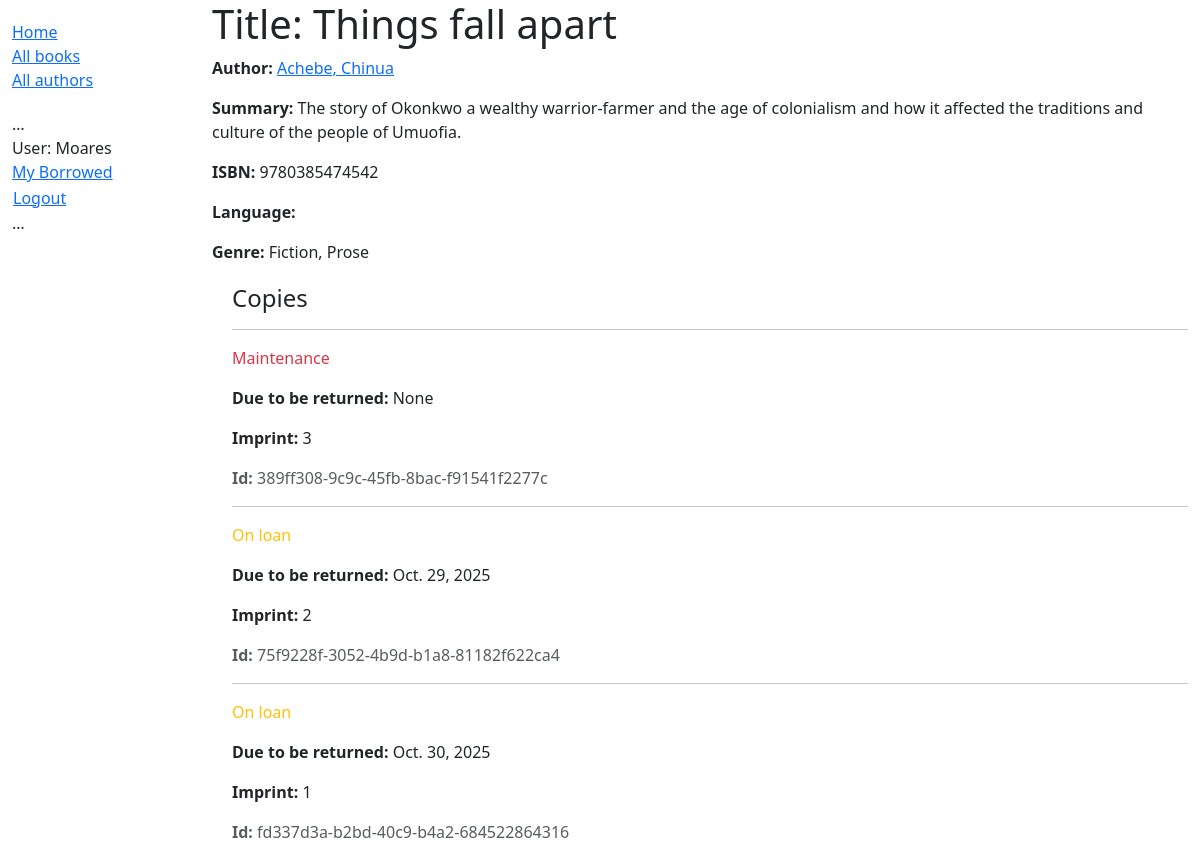
The page /catalog/book/1 (signed in) on the database its author committed.
### catalog/models.py (models this page shows, shortened)
class Book(models.Model):  # all models must inherit from models.Model
    title = models.CharField(max_length=200)
    author = models.ForeignKey('Author', on_delete=models.RESTRICT, null=True)
    summary = models.TextField(max_length=1000, help_text="Enter a brief description of book")
    isbn = models.CharField('ISBN', max_length=13, unique=True,
                            help_text='13 Character <a href="https://www.isbn-international.org/content/what-isbn'
                                      '">ISBN number</a>')
    genre = models.ManyToManyField(Genre, help_text="Select a genre for this book")
    def display_genre(self):
        """Create a string for the Genre. This is required to display genre in Admin."""
        return ', '.join(genre.name for genre in self.genre.all()[:3])
    display_genre.short_description = 'Genre'

class Author(models.Model):
    first_name = models.CharField(max_length=100)
    last_name = models.CharField(max_length=100)
    date_of_birth = models.DateField(null=True, blank=True)
    date_of_death = models.DateField('Died', null=True, blank=True)
    class Meta:
        ordering = ['last_name', 'first_name']
    def __str__(self):
        return f'{self.last_name}, {self.first_name}'
    def display_genre(self):
        """Create a string for the Genre. This is required to display
        genre in Admin"""
        return ', '.join(genre.name for genre in self.genre.all()[:3])
    display_genre.short_description = 'Genre'

class Genre(models.Model):    # all models must inherit from models.Model
    name = models.CharField(
        max_length=200,
        unique=True,
        help_text="Enter a book genre (e.g. Science, Fiction, French Poetry etc)"
    )
    def __str__(self):
        return self.name
    class Meta:
        constraints = [UniqueConstraint(Lower('name'),
                           name='genre_name_case_insensitive_unique',
                           violation_error_message= "Genre already exists (case insensitive match)"
                                        ),
                                        ]

class BookInstance(models.Model):  # all models inherit from models.Model
    id = models.UUIDField(primary_key=True, default=uuid.uuid4, help_text="Unique ID for this /" \
    "particular book across the whole library")
    book = models.ForeignKey('Book', on_delete=models.RESTRICT, null=True)
    imprint = models.CharField(max_length=200)
    due_back = models.DateField(null=True, blank=True)
    borrower = models.ForeignKey(User, on_delete=models.SET_NULL, null=True, blank=True)
    LOAN_STATUS = (
        ('m', 'Maintenance'),
        ('o', 'On loan'),
        ('a', 'Available'),
        ('r', 'Reserved')
    )
    status = models.CharField(
        max_length=1,
        choices=LOAN_STATUS,
        blank=True,
        default='m',
        help_text='Book availability'
    )
    class Meta:
        ordering = ['due_back']
        permissions = (("can_mark_returned", "Set book as returned"),)

### catalog/views.py (the view)
# urls.py: path('book/<int:pk>', views.BookDetailView.as_view(), name='book-detail'),
class BookDetailView(generic.DetailView):
    model = Book
    paginate_by = 10    # Django has inbuilt support for pagination, in the generic class-based list view

### catalog/templates/catalog/book_detail.html
{% extends "base_generic.html" %}
{% block content %}
    <h1>Title: {{ book.title }}</h1>
    <p><strong>Author:</strong> <a href="">{{ book.author}}</a></p>
    <p><strong>Summary:</strong> {{ book.summary }}</p>
    <p><strong>ISBN:</strong> {{ book.isbn }}</p>
    <p><strong>Language:</strong> {{ book.language }}</p>
    <p><strong>Genre:</strong> {{ book.genre.all|join:", " }}</p>
    <div style="margin-left:20px;margin-top:20px">
        <h4>Copies</h4>
        {% for copy in book.bookinstance_set.all %}
        <hr />
        <p
        class="{% if copy.status == 'a' %}text-success{% elif copy.status == 'm' %}
        text-danger{% else %}text-warning{% endif %}">
        {{ copy.get_status_display }}
        </p>
        {% if copy.status != 'a' %}
        <p><strong>Due to be returned:</strong> {{ copy.due_back }}</p>
        {% endif %}
        <p><strong>Imprint:</strong> {{ copy.imprint }}</p>
        <p class="text-muted"><strong>Id:</strong> {{ copy.id }}</p>
        {% endfor %}
    </div>
{% endblock %}

### catalog/templates/base_generic.html (shortened to what this page needs)
<!doctype html>
<html lang="en">
    <head>
        <link href="https://cdn.jsdelivr.net/npm/bootstrap@5.3.3/dist/css/bootstrap.min.css"
                rel="stylesheet"
 >
        {% load static %}
        <link rel="stylesheet" href="{% static 'css/styles.css' %}" />
    </head>
    <body>
        <div class="container-fluid">
            <div class="row">
                <div class="col-sm-2">
                    {% block sidebar %}
                    <ul class="sidebar-nav">
                        <li><a href="{% url 'index' %}">Home</a></li>
                        <li><a href="{% url 'books' %}">All books</a></li>
                        <li><a href="{% url 'authors' %}">All authors</a></li>
                    </ul>
                    <ul class="sidebar-nav">
                    …
                        {% if user.is_authenticated %}
                            <li>User: {{ user.get_username }}</li>
                            <li><a href="{% url 'my-borrowed' %}">My Borrowed</a></li>
                            <li>
                            <form id="logout-form" method="post" action="{% url 'logout' %}">
                                <button type="submit" class="btn btn-link">Logout</button>
                            </form>
                            </li>
                        {% else %}
                            <li><a href="{% url 'login' %}?next={{ request.path }}">Login</a></li>
                        {% endif %}
                     …
                    </ul>
                    {% endblock %}
                </div>
                <div class="col-sm-10">{% block content %}
                    {% endblock %}
                </div>
            </div>
        </div>
    </body>
</html>

### catalog/static/css/styles.css (style rules this page uses)
.sidebar-nav { margin-top: 20px; padding: 0; list-style: none; }
#logout-form { display: inline; }
#logout-form button { padding: 0; margin: 0; }

### rows shown on the page
Book: author "Achebe, Chinua", summary "The story of Okonkwo a wealthy warrior-farmer and the age of colonialism and how it affected the traditions and culture of the people of Umuofia.", isbn "9780385474542", genre.all "Fiction, Prose"
BookInstance: status "Maintenance", due_back "None", imprint "3", id "389ff308-9c9c-45fb-8bac-f91541f2277c"
BookInstance: status "On loan", due_back "Oct. 29, 2025", imprint "2", id "75f9228f-3052-4b9d-b1a8-81182f622ca4"
BookInstance: status "On loan", due_back "Oct. 30, 2025", imprint "1", id "fd337d3a-b2bd-40c9-b4a2-684522864316"

### other values the page prints
{{ user.get_username }} "Moares"
